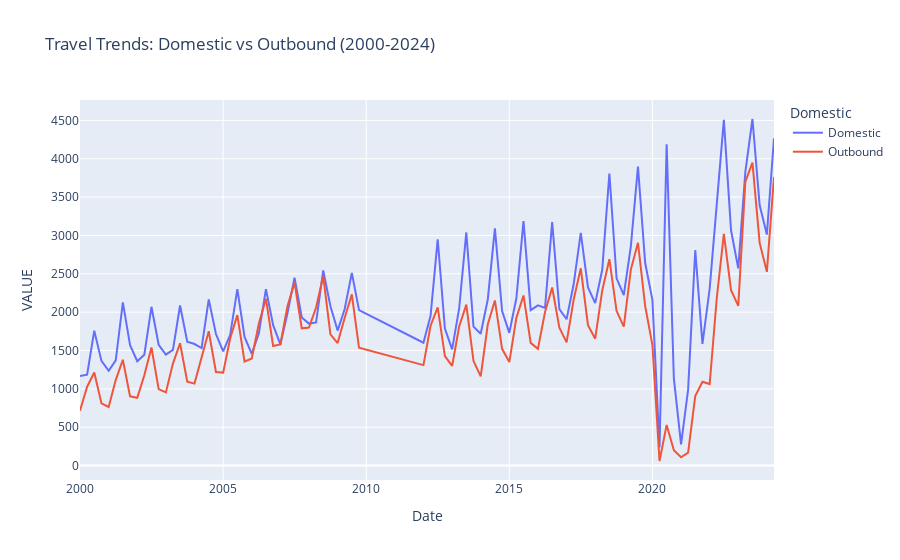

This figure's notebook cell:
### Code cell
# Overall Trends from 2000 to 2024
fig1 = px.line(
    trips_df[trips_df['Reason for Journey'] == 'All reasons for journey'],
    x='Date',
    y='VALUE',
    color='Domestic',
    title='Travel Trends: Domestic vs Outbound (2000-2024)'
)
fig1.show()
